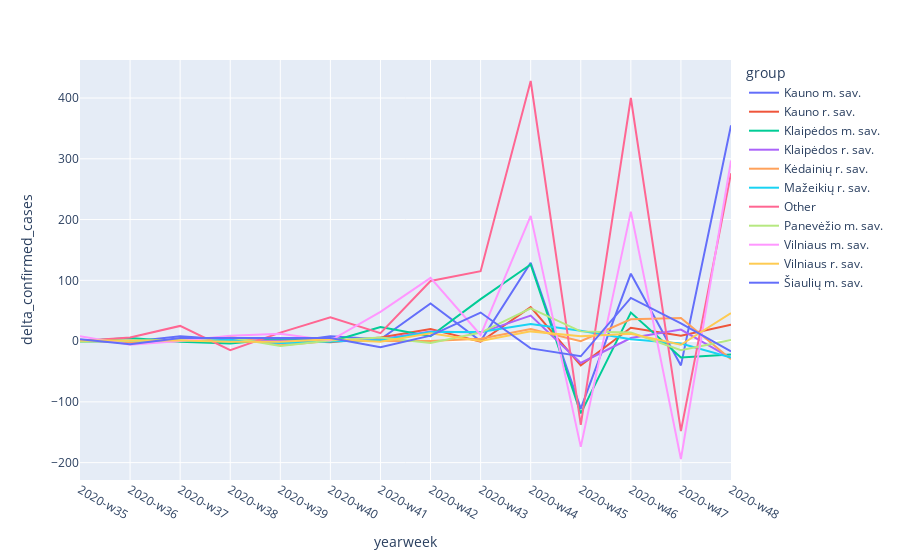

Write notebook code for a chart like this one.
### Code cell
import plotly.express as px
plot_df = df
plot_df = plot_df.pivot_table(index=[plot_x, plot_hue], values=plot_y, aggfunc='sum').reset_index()

fig = px.line(plot_df, x=plot_x, y=plot_y, color=plot_hue)
fig.show()
fig.write_html(f"output\plotly_line{date_range}.html")

### Figure 1 — Plotly figure (JSON) as saved in the notebook; plotly's stock layout.template omitted (floating-point values rounded to 4 significant figures)
{"data": [{"hovertemplate": "group=Kauno m. sav.<br>yearweek=%{x}<br>delta_confirmed_cases=%{y}<extra></extra>", "legendgroup": "Kauno m. sav.", "line": {"color": "#636efa", "dash": "solid"}, "mode": "lines", "name": "Kauno m. sav.", "orientation": "v", "showlegend": true, "type": "scatter", "x": ["2020-w35", "2020-w36", "2020-w37", "2020-w38", "2020-w39", "2020-w40", "2020-w41", "2020-w42", "2020-w43", "2020-w44", "2020-w45", "2020-w46", "2020-w47", "2020-w48"], "xaxis": "x", "y": [1, -1, 8, 2, -3, 8, 3, 62, 0, 129, -111, 111, -40, 355], "yaxis": "y"}, {"hovertemplate": "group=Kauno r. sav.<br>yearweek=%{x}<br>delta_confirmed_cases=%{y}<extra></extra>", "legendgroup": "Kauno r. sav.", "line": {"color": "#EF553B", "dash": "solid"}, "mode": "lines", "name": "Kauno r. sav.", "orientation": "v", "showlegend": true, "type": "scatter", "x": ["2020-w35", "2020-w36", "2020-w37", "2020-w38", "2020-w39", "2020-w40", "2020-w41", "2020-w42", "2020-w43", "2020-w44", "2020-w45", "2020-w46", "2020-w47", "2020-w48"], "xaxis": "x", "y": [0, -1, 1, 0, 2, -2, 6, 20, -1, 56, -40, 22, 9, 27], "yaxis": "y"}, {"hovertemplate": "group=Klaipėdos m. sav.<br>yearweek=%{x}<br>delta_confirmed_cases=%{y}<extra></extra>", "legendgroup": "Klaipėdos m. sav.", "line": {"color": "#00cc96", "dash": "solid"}, "mode": "lines", "name": "Klaipėdos m. sav.", "orientation": "v", "showlegend": true, "type": "scatter", "x": ["2020-w35", "2020-w36", "2020-w37", "2020-w38", "2020-w39", "2020-w40", "2020-w41", "2020-w42", "2020-w43", "2020-w44", "2020-w45", "2020-w46", "2020-w47", "2020-w48"], "xaxis": "x", "y": [0, 5, -1, -4, 4, -1, 23, 8, 69, 126, -119, 47, -27, -22], "yaxis": "y"}, {"hovertemplate": "group=Klaipėdos r. sav.<br>yearweek=%{x}<br>delta_confirmed_cases=%{y}<extra></extra>", "legendgroup": "Klaipėdos r. sav.", "line": {"color": "#ab63fa", "dash": "solid"}, "mode": "lines", "name": "Klaipėdos r. sav.", "orientation": "v", "showlegend": true, "type": "scatter", "x": ["2020-w35", "2020-w36", "2020-w37", "2020-w38", "2020-w39", "2020-w40", "2020-w41", "2020-w42", "2020-w43", "2020-w44", "2020-w45", "2020-w46", "2020-w47", "2020-w48"], "xaxis": "x", "y": [1, -2, 0, 0, 0, 1, 3, 16, 14, 42, -36, 5, 19, -28], "yaxis": "y"}, {"hovertemplate": "group=Kėdainių r. sav.<br>yearweek=%{x}<br>delta_confirmed_cases=%{y}<extra></extra>", "legendgroup": "Kėdainių r. sav.", "line": {"color": "#FFA15A", "dash": "solid"}, "mode": "lines", "name": "Kėdainių r. sav.", "orientation": "v", "showlegend": true, "type": "scatter", "x": ["2020-w35", "2020-w36", "2020-w37", "2020-w38", "2020-w39", "2020-w40", "2020-w41", "2020-w42", "2020-w43", "2020-w44", "2020-w45", "2020-w46", "2020-w47", "2020-w48"], "xaxis": "x", "y": [2, -2, 0, 7, -7, 0, 0, 0, 4, 20, 0, 36, 38, -30], "yaxis": "y"}, {"hovertemplate": "group=Mažeikių r. sav.<br>yearweek=%{x}<br>delta_confirmed_cases=%{y}<extra></extra>", "legendgroup": "Mažeikių r. sav.", "line": {"color": "#19d3f3", "dash": "solid"}, "mode": "lines", "name": "Mažeikių r. sav.", "orientation": "v", "showlegend": true, "type": "scatter", "x": ["2020-w35", "2020-w36", "2020-w37", "2020-w38", "2020-w39", "2020-w40", "2020-w41", "2020-w42", "2020-w43", "2020-w44", "2020-w45", "2020-w46", "2020-w47", "2020-w48"], "xaxis": "x", "y": [-1, 1, 0, 2, -3, 0, 2, 15, 15, 28, 17, 3, -4, -27], "yaxis": "y"}, {"hovertemplate": "group=Other<br>yearweek=%{x}<br>delta_confirmed_cases=%{y}<extra></extra>", "legendgroup": "Other", "line": {"color": "#FF6692", "dash": "solid"}, "mode": "lines", "name": "Other", "orientation": "v", "showlegend": true, "type": "scatter", "x": ["2020-w35", "2020-w36", "2020-w37", "2020-w38", "2020-w39", "2020-w40", "2020-w41", "2020-w42", "2020-w43", "2020-w44", "2020-w45", "2020-w46", "2020-w47", "2020-w48"], "xaxis": "x", "y": [0, 6, 25, -15, 14, 39, 13, 99, 115, 428, -138, 400, -148, 276], "yaxis": "y"}, {"hovertemplate": "group=Panevėžio m. sav.<br>yearweek=%{x}<br>delta_confirmed_cases=%{y}<extra></extra>", "legendgroup": "Panevėžio m. sav.", "line": {"color": "#B6E880", "dash": "solid"}, "mode": "lines", "name": "Panevėžio m. sav.", "orientation": "v", "showlegend": true, "type": "scatter", "x": ["2020-w35", "2020-w36", "2020-w37", "2020-w38", "2020-w39", "2020-w40", "2020-w41", "2020-w42", "2020-w43", "2020-w44", "2020-w45", "2020-w46", "2020-w47", "2020-w48"], "xaxis": "x", "y": [-1, 0, 2, 6, -8, 1, 6, -3, 14, 54, 16, 14, -15, 2], "yaxis": "y"}, {"hovertemplate": "group=Vilniaus m. sav.<br>yearweek=%{x}<br>delta_confirmed_cases=%{y}<extra></extra>", "legendgroup": "Vilniaus m. sav.", "line": {"color": "#FF97FF", "dash": "solid"}, "mode": "lines", "name": "Vilniaus m. sav.", "orientation": "v", "showlegend": true, "type": "scatter", "x": ["2020-w35", "2020-w36", "2020-w37", "2020-w38", "2020-w39", "2020-w40", "2020-w41", "2020-w42", "2020-w43", "2020-w44", "2020-w45", "2020-w46", "2020-w47", "2020-w48"], "xaxis": "x", "y": [8, -6, 0, 9, 12, 1, 48, 104, 10, 206, -174, 213, -194, 297], "yaxis": "y"}, {"hovertemplate": "group=Vilniaus r. sav.<br>yearweek=%{x}<br>delta_confirmed_cases=%{y}<extra></extra>", "legendgroup": "Vilniaus r. sav.", "line": {"color": "#FECB52", "dash": "solid"}, "mode": "lines", "name": "Vilniaus r. sav.", "orientation": "v", "showlegend": true, "type": "scatter", "x": ["2020-w35", "2020-w36", "2020-w37", "2020-w38", "2020-w39", "2020-w40", "2020-w41", "2020-w42", "2020-w43", "2020-w44", "2020-w45", "2020-w46", "2020-w47", "2020-w48"], "xaxis": "x", "y": [1, 1, 1, -1, -1, 3, -1, 13, 0, 16, 8, 12, -6, 46], "yaxis": "y"}, {"hovertemplate": "group=Šiaulių m. sav.<br>yearweek=%{x}<br>delta_confirmed_cases=%{y}<extra></extra>", "legendgroup": "Šiaulių m. sav.", "line": {"color": "#636efa", "dash": "solid"}, "mode": "lines", "name": "Šiaulių m. sav.", "orientation": "v", "showlegend": true, "type": "scatter", "x": ["2020-w35", "2020-w36", "2020-w37", "2020-w38", "2020-w39", "2020-w40", "2020-w41", "2020-w42", "2020-w43", "2020-w44", "2020-w45", "2020-w46", "2020-w47", "2020-w48"], "xaxis": "x", "y": [3, -5, 5, 5, 4, 5, -10, 9, 47, -12, -25, 71, 29, -17], "yaxis": "y"}], "layout": {"legend": {"title": {"text": "group"}, "tracegroupgap": 0}, "margin": {"t": 60}, "xaxis": {"anchor": "y", "domain": [0, 1], "title": {"text": "yearweek"}}, "yaxis": {"anchor": "x", "domain": [0, 1], "title": {"text": "delta_confirmed_cases"}}}}
